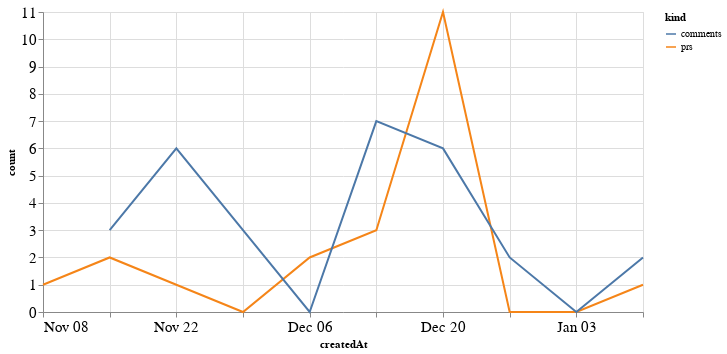

The notebook cell this image was saved under:
### Code cell
alt.Chart(total_time, width=600).mark_line().encode(
    x='createdAt',
    y='count',
    color='kind'
)

### Figure 1 — Vega-Lite specification as saved in the notebook (floating-point values rounded to 4 significant figures)
{"config": {"axisLeft": {"labelFontSize": 15}, "axisBottom": {"labelFontSize": 15}}, "data": {"name": "data-1243e516c07125e3bfd6655f9f7f87cd"}, "mark": "line", "encoding": {"color": {"type": "nominal", "field": "kind"}, "x": {"type": "temporal", "field": "createdAt"}, "y": {"type": "quantitative", "field": "count"}}, "width": 600, "$schema": "https://vega.github.io/schema/vega-lite/v4.8.1.json", "datasets": {"data-1243e516c07125e3bfd6655f9f7f87cd": [{"createdAt": "2020-11-08T00:00:00", "kind": "prs", "count": 1.0}, {"createdAt": "2020-11-15T00:00:00", "kind": "prs", "count": 2.0}, {"createdAt": "2020-11-22T00:00:00", "kind": "prs", "count": 1.0}, {"createdAt": "2020-11-29T00:00:00", "kind": "prs", "count": 0.0}, {"createdAt": "2020-12-06T00:00:00", "kind": "prs", "count": 2.0}, {"createdAt": "2020-12-13T00:00:00", "kind": "prs", "count": 3.0}, {"createdAt": "2020-12-20T00:00:00", "kind": "prs", "count": 11.0}, {"createdAt": "2020-12-27T00:00:00", "kind": "prs", "count": 0.0}, {"createdAt": "2021-01-03T00:00:00", "kind": "prs", "count": 0.0}, {"createdAt": "2021-01-10T00:00:00", "kind": "prs", "count": 1.0}, {"createdAt": "2020-11-08T00:00:00", "kind": "comments", "count": null}, {"createdAt": "2020-11-15T00:00:00", "kind": "comments", "count": 3.0}, {"createdAt": "2020-11-22T00:00:00", "kind": "comments", "count": 6.0}, {"createdAt": "2020-11-29T00:00:00", "kind": "comments", "count": 3.0}, {"createdAt": "2020-12-06T00:00:00", "kind": "comments", "count": 0.0}, {"createdAt": "2020-12-13T00:00:00", "kind": "comments", "count": 7.0}, {"createdAt": "2020-12-20T00:00:00", "kind": "comments", "count": 6.0}, {"createdAt": "2020-12-27T00:00:00", "kind": "comments", "count": 2.0}, {"createdAt": "2021-01-03T00:00:00", "kind": "comments", "count": 0.0}, {"createdAt": "2021-01-10T00:00:00", "kind": "comments", "count": 2.0}]}}
